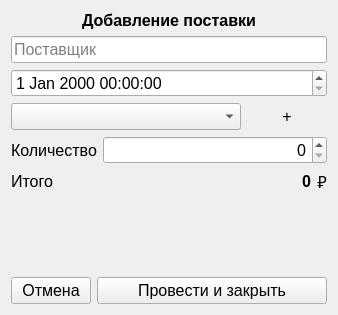
<?xml version="1.0" encoding="UTF-8"?>
<ui version="4.0">
 <class>AddSupplyForm</class>
 <widget class="QWidget" name="AddSupplyForm">
  <property name="geometry">
   <rect>
    <x>0</x>
    <y>0</y>
    <width>338</width>
    <height>315</height>
   </rect>
  </property>
  <property name="font">
   <font>
    <pointsize>12</pointsize>
   </font>
  </property>
  <property name="windowTitle">
   <string>Поставка</string>
  </property>
  <layout class="QVBoxLayout" name="verticalLayout">
   <item>
    <widget class="QLabel" name="lHeader">
     <property name="font">
      <font>
       <pointsize>12</pointsize>
       <bold>true</bold>
      </font>
     </property>
     <property name="text">
      <string>Добавление поставки</string>
     </property>
     <property name="alignment">
      <set>Qt::AlignmentFlag::AlignCenter</set>
     </property>
     <property name="margin">
      <number>6</number>
     </property>
    </widget>
   </item>
   <item>
    <widget class="QLineEdit" name="leSupplier">
     <property name="placeholderText">
      <string>Поставщик</string>
     </property>
    </widget>
   </item>
   <item>
    <widget class="QDateTimeEdit" name="dteDate"/>
   </item>
   <item>
    <layout class="QHBoxLayout" name="horizontalLayout" stretch="1,0">
     <item>
      <widget class="QComboBox" name="cbProduct">
       <property name="placeholderText">
        <string>Товар</string>
       </property>
      </widget>
     </item>
     <item>
      <widget class="QPushButton" name="pbAddNewProduct">
       <property name="sizePolicy">
        <sizepolicy hsizetype="Preferred" vsizetype="Preferred">
         <horstretch>0</horstretch>
         <verstretch>0</verstretch>
        </sizepolicy>
       </property>
       <property name="text">
        <string>+</string>
       </property>
       <property name="flat">
        <bool>true</bool>
       </property>
      </widget>
     </item>
    </layout>
   </item>
   <item>
    <layout class="QHBoxLayout" name="horizontalLayout_11" stretch="0,1">
     <item>
      <widget class="QLabel" name="lQuantity">
       <property name="text">
        <string>Количество</string>
       </property>
      </widget>
     </item>
     <item>
      <widget class="QSpinBox" name="sbQuantity">
       <property name="alignment">
        <set>Qt::AlignmentFlag::AlignRight|Qt::AlignmentFlag::AlignTrailing|Qt::AlignmentFlag::AlignVCenter</set>
       </property>
       <property name="maximum">
        <number>2147483647</number>
       </property>
      </widget>
     </item>
    </layout>
   </item>
   <item>
    <layout class="QHBoxLayout" name="horizontalLayout_12" stretch="0,1,0">
     <item>
      <widget class="QLabel" name="lTotalHeader">
       <property name="text">
        <string>Итого</string>
       </property>
      </widget>
     </item>
     <item>
      <widget class="QLabel" name="lTotalSum">
       <property name="font">
        <font>
         <pointsize>12</pointsize>
         <bold>true</bold>
        </font>
       </property>
       <property name="text">
        <string>0</string>
       </property>
       <property name="alignment">
        <set>Qt::AlignmentFlag::AlignRight|Qt::AlignmentFlag::AlignTrailing|Qt::AlignmentFlag::AlignVCenter</set>
       </property>
      </widget>
     </item>
     <item>
      <widget class="QLabel" name="lTotalRub">
       <property name="text">
        <string>₽</string>
       </property>
       <property name="alignment">
        <set>Qt::AlignmentFlag::AlignRight|Qt::AlignmentFlag::AlignTrailing|Qt::AlignmentFlag::AlignVCenter</set>
       </property>
      </widget>
     </item>
    </layout>
   </item>
   <item>
    <spacer name="verticalSpacer">
     <property name="orientation">
      <enum>Qt::Orientation::Vertical</enum>
     </property>
     <property name="sizeHint" stdset="0">
      <size>
       <width>20</width>
       <height>40</height>
      </size>
     </property>
    </spacer>
   </item>
   <item>
    <layout class="QHBoxLayout" name="horizontalLayout_8" stretch="20,80">
     <item>
      <widget class="QPushButton" name="pbCancelSupply">
       <property name="text">
        <string>Отмена</string>
       </property>
      </widget>
     </item>
     <item>
      <widget class="QPushButton" name="pbSaveSupply">
       <property name="text">
        <string>Провести и закрыть</string>
       </property>
      </widget>
     </item>
    </layout>
   </item>
  </layout>
 </widget>
 <resources/>
 <connections/>
</ui>
